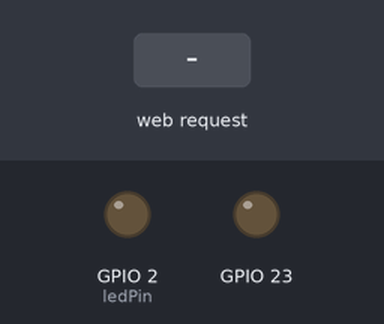
Simulated run of this sketch. Board: ESP32. On the bench: output pins drawn as LEDs (lit = HIGH). The inputs (shaded band) are chosen by the test bench. WiFi joins after 1.5 s; servers stay silent unless stated; what the sketch prints to the serial monitor is not drawn.

Above: at 3.2 s.
3.3 s: HTTP request GET /led/on received
At 3.5 s:
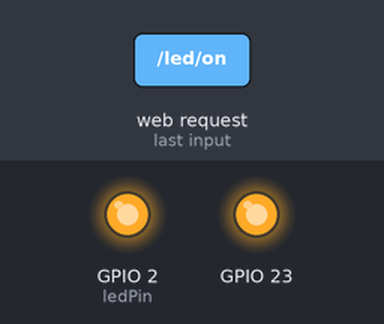
At 4.9 s:
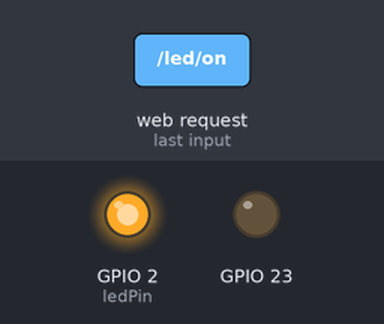
5.2 s: HTTP request GET /led/off received
At 6.1 s:
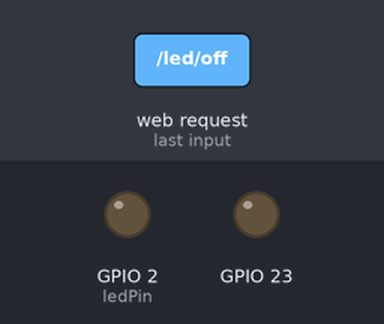
Timing chart, 0 to 8.2 s (numbered marks = the images above; inputs shaded):
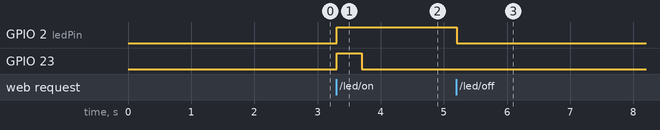

Measured:
- after the input at 3.3 s, GPIO 2 (ledPin): LOW → HIGH at once; GPIO 23: LOW → HIGH at once, → LOW 0.40 s later
- after the input at 5.2 s, GPIO 2 (ledPin): HIGH → LOW at once

The sketch:

WiFiMQTT.ino
```cpp
#include <WiFi.h>
#include <WebServer.h>

const char* ssid = "Xiaomi_3G";
const char* password = "29180064";

WebServer server(80);

const int ledPin = 2;  // ESP32板載LED通常連接到GPIO2

void setup() {
  Serial.begin(115200);
  pinMode(ledPin, OUTPUT);
  pinMode(23,OUTPUT);

  WiFi.begin(ssid, password);
  while (WiFi.status() != WL_CONNECTED) {
    delay(1000);
    Serial.println("正在連接到WiFi...");
  }
  Serial.println("已連接到WiFi");
  Serial.print("IP地址: ");
  Serial.println(WiFi.localIP());

  server.on("/", handleRoot);
  server.on("/led/on", handleLedOn);
  server.on("/led/off", handleLedOff);

  server.begin();
  Serial.println("HTTP服務器已啟動");
}

void loop() {
  server.handleClient();
}

void handleRoot() {
  String html = "<html><body>";
  html += "<h1>ESP32 Web Server</h1>";
  html += "<p><a href='/led/on'><button>Open PC</button></a></p>";
  html += "<p><a href='/led/off'><button>關閉LED</button></a></p>";
  html += "</body></html>";
  server.send(200, "text/html", html);
}

void handleLedOn() {
  digitalWrite(ledPin, HIGH);
  digitalWrite(23,HIGH);
  delay(400);
  digitalWrite(23,LOW);
  server.sendHeader("Location", "/");
  server.send(303);
}

void handleLedOff() {
  digitalWrite(ledPin, LOW);
  server.sendHeader("Location", "/");
  server.send(303);
}
```
